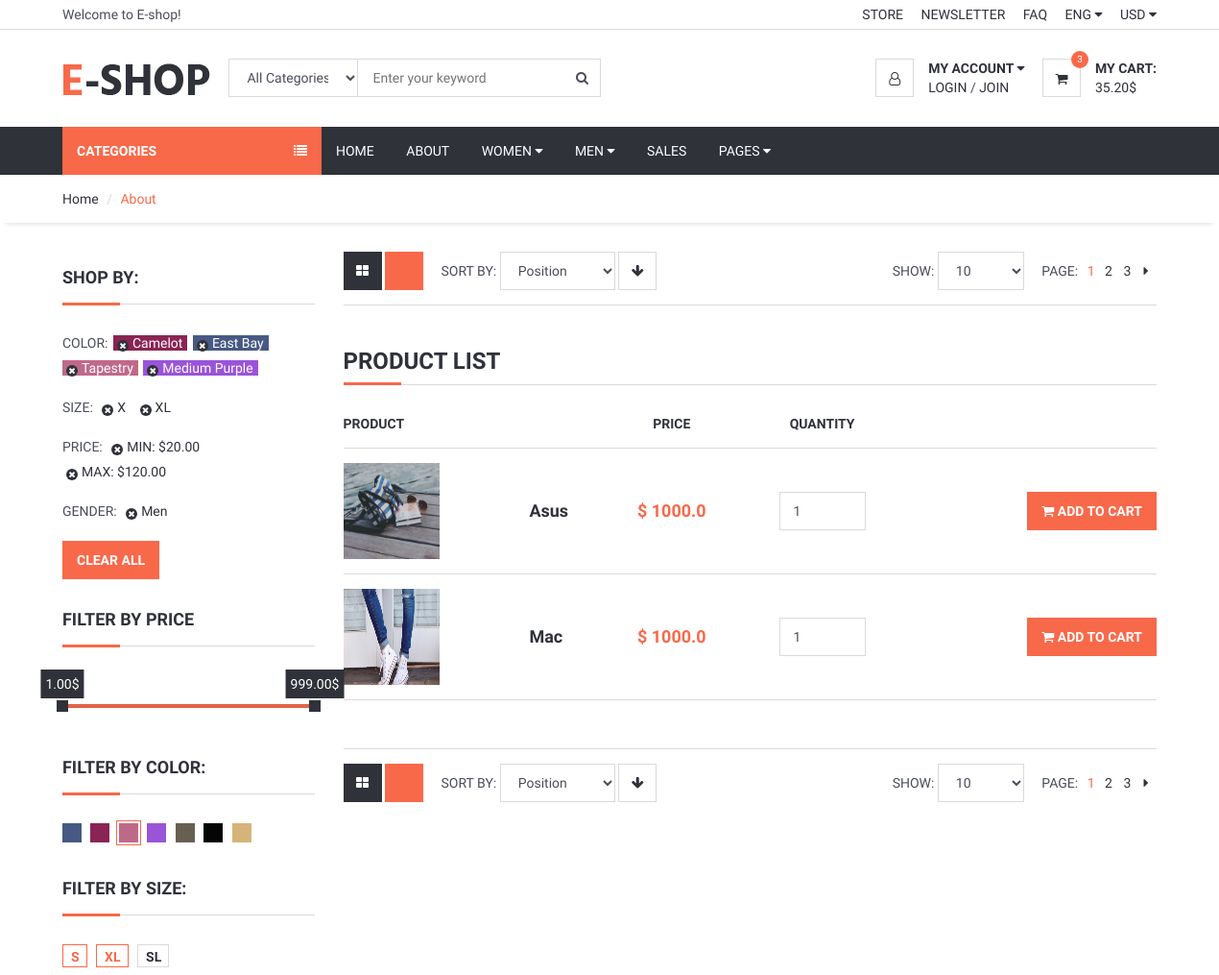
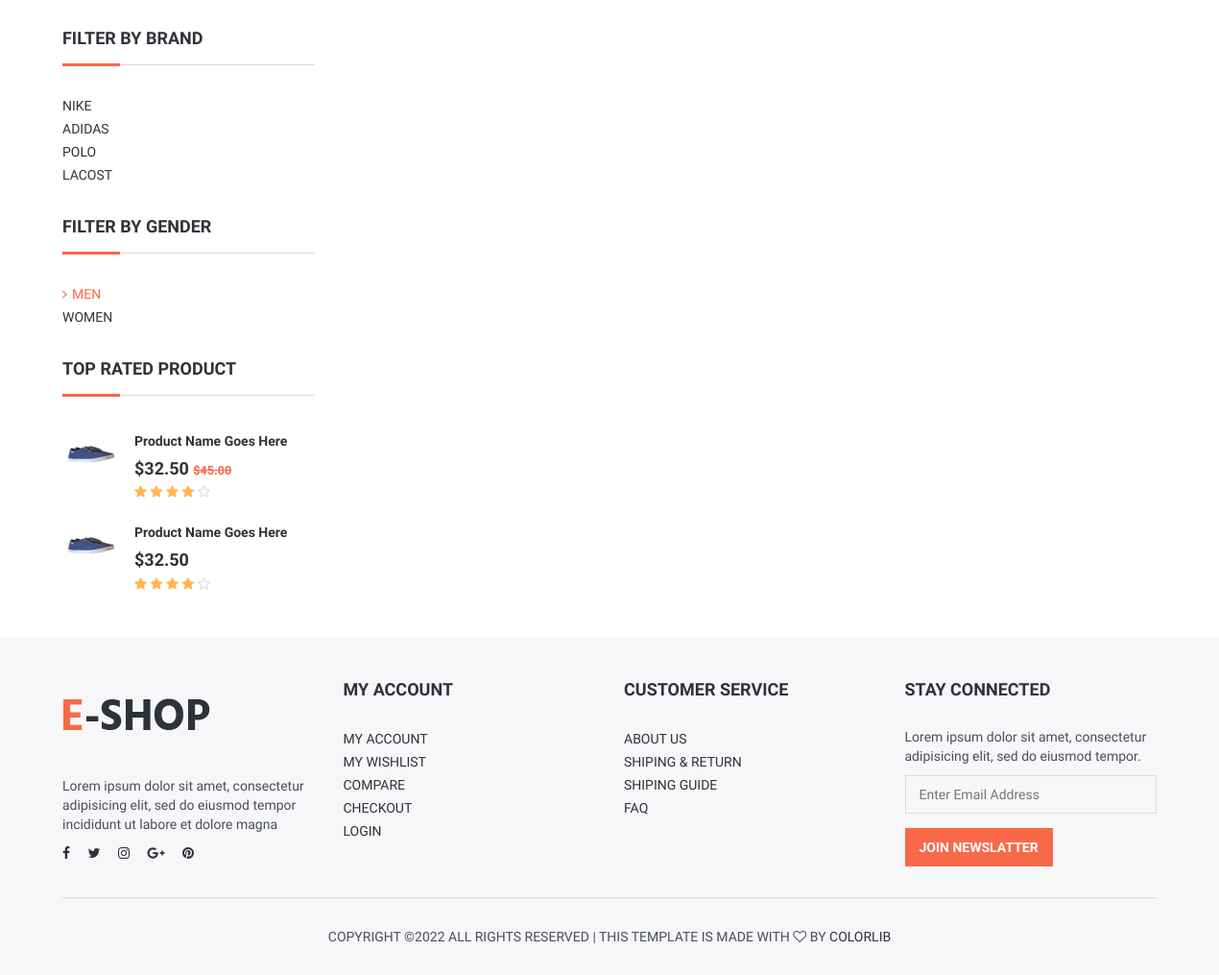
Screenshot of /category/14/Laptop with the database file from the repository (2 pictures, top to bottom).
### product/models.py (models this page shows, shortened)
class Product(models.Model):
    STATUS = (
        ('True', 'True'),
        ('False', 'False'),
    )
    category = models.ForeignKey(Category, on_delete=models.CASCADE)# one product have one category -> one category have many product
    title = models.CharField(max_length=30)
    keyword = models.CharField(max_length=255)
    description = models.CharField(max_length=255)
    image = models.ImageField(upload_to='images/', null=True)
    price = models.FloatField()
    amount = models.IntegerField()
    minamount = models.IntegerField()
    detail = RichTextUploadingField()
    slug = models.SlugField(null=False, unique=True)
    status = models.CharField(max_length=10, choices=STATUS)
    create_at = models.DateTimeField(auto_now_add=True)
    update_at = models.DateTimeField(auto_now=True)

### home/views.py (the view)
def category_product(request, id, slug):
    setting = Setting.objects.get(pk=1)
    category = Category.objects.all()
    product = Product.objects.filter(category_id=id)
    context = {
        'setting' : setting,
        'category' : category,
        'product' : product,
    }
    return render(request, 'categoryProduct.html', context)

### home/templates/categoryProduct.html (shortened to what this page needs)
{% extends 'homebase.html' %}
{% block sidebar %}{% include 'sidebar.html' %}{% endblock %}
{% block body %}
{% load static %}
<div id="breadcrumb">
    <div class="container">
        <ul class="breadcrumb">
            <li><a href="#">Home</a></li>
            <li class="active">About</li>
        </ul>
    </div>
</div>
<div class="section">
    <div class="container">
        <div class="row">
            <div id="aside" class="col-md-3">
                <div class="aside">
                    <h3 class="aside-title">Shop by:</h3>
                    <ul class="filter-list">
                        <li><span class="text-uppercase">color:</span></li>
                        <li><a href="#" style="color:#FFF; background-color:#8A2454;">Camelot</a></li>
                        <li><a href="#" style="color:#FFF; background-color:#475984;">East Bay</a></li>
                        <li><a href="#" style="color:#FFF; background-color:#BF6989;">Tapestry</a></li>
                        <li><a href="#" style="color:#FFF; background-color:#9A54D8;">Medium Purple</a></li>
                    </ul>
                    <ul class="filter-list">
                        <li><span class="text-uppercase">Size:</span></li>
                        <li><a href="#">X</a></li>
                        <li><a href="#">XL</a></li>
                    </ul>
                    <ul class="filter-list">
                        <li><span class="text-uppercase">Price:</span></li>
                        <li><a href="#">MIN: $20.00</a></li>
                        <li><a href="#">MAX: $120.00</a></li>
                    </ul>
                    <ul class="filter-list">
                        <li><span class="text-uppercase">Gender:</span></li>
                        <li><a href="#">Men</a></li>
                    </ul>
                    <button class="primary-btn">Clear All</button>
                </div>
                <div class="aside">
                    <h3 class="aside-title">Filter by Price</h3>
                    <div id="price-slider"></div>
                </div>
                <div class="aside">
                    <h3 class="aside-title">Filter By Color:</h3>
                    <ul class="color-option">
                        <li><a href="#" style="background-color:#475984;"></a></li>
                        <li><a href="#" style="background-color:#8A2454;"></a></li>
                        <li class="active"><a href="#" style="background-color:#BF6989;"></a></li>
                        <li><a href="#" style="background-color:#9A54D8;"></a></li>
                        <li><a href="#" style="background-color:#675F52;"></a></li>
                        <li><a href="#" style="background-color:#050505;"></a></li>
                        <li><a href="#" style="background-color:#D5B47B;"></a></li>
                    </ul>
                </div>
                <div class="aside">
                    <h3 class="aside-title">Filter By Size:</h3>
                    <ul class="size-option">
                        <li class="active"><a href="#">S</a></li>
                        <li class="active"><a href="#">XL</a></li>
                        <li><a href="#">SL</a></li>
                    </ul>
                </div>
                <div class="aside">
                    <h3 class="aside-title">Filter by Brand</h3>
                    <ul class="list-links">
                        <li><a href="#">Nike</a></li>
                        <li><a href="#">Adidas</a></li>
                        <li><a href="#">Polo</a></li>
                        <li><a href="#">Lacost</a></li>
                    </ul>
                </div>
                <div class="aside">
                    <h3 class="aside-title">Filter by Gender</h3>
                    <ul class="list-links">
                        <li class="active"><a href="#">Men</a></li>
                        <li><a href="#">Women</a></li>
                    </ul>
                </div>
                <div class="aside">
                    <h3 class="aside-title">Top Rated Product</h3>
                    <div class="product product-widget">
                        <div class="product-thumb">
                            <img src="{% static '' %}./img/thumb-product01.jpg" alt="">
                        </div>
                        <div class="product-body">
                            <h2 class="product-name"><a href="#">Product Name Goes Here</a></h2>
                            <h3 class="product-price">$32.50 <del class="product-old-price">$45.00</del></h3>
                            <div class="product-rating">
                                <i class="fa fa-star"></i>
                                <i class="fa fa-star"></i>
                                <i class="fa fa-star"></i>
                                <i class="fa fa-star"></i>
                                <i class="fa fa-star-o empty"></i>
                            </div>
                        </div>
                    </div>
                    <div class="product product-widget">
                        <div class="product-thumb">
                            <img src="{% static '' %}./img/thumb-product01.jpg" alt="">
                        </div>
                        <div class="product-body">
                            <h2 class="product-name"><a href="#">Product Name Goes Here</a></h2>
                            <h3 class="product-price">$32.50</h3>
                            <div class="product-rating">
                                <i class="fa fa-star"></i>
                                <i class="fa fa-star"></i>
                                <i class="fa fa-star"></i>
                                <i class="fa fa-star"></i>
                                <i class="fa fa-star-o empty"></i>
                            </div>
                        </div>
                    </div>
                </div>
            </div>
            <div id="main" class="col-md-9">
                <div class="store-filter clearfix">
                    <div class="pull-left">
                        <div class="row-filter">
                            <a href="#"><i class="fa fa-th-large"></i></a>
                            <a href="#" class="active"></a>
                        </div>
                        <div class="sort-filter">
                            <span class="text-uppercase">Sort By:</span>
                            <select class="input">
                                    <option value="0">Position</option>
                                </select>
                            <a href="#" class="main-btn icon-btn"><i class="fa fa-arrow-down"></i></a>
                        </div>
                    </div>
                    <div class="pull-right">
                        <div class="page-filter">
                            <span class="text-uppercase">Show:</span>
                            <select class="input">
                                    <option value="0">10</option>
                                </select>
                        </div>
                        <ul class="store-pages">
                            <li><span class="text-uppercase">Page:</span></li>
                            <li class="active">1</li>
                            <li><a href="#">2</a></li>
                            <li><a href="#">3</a></li>
                            <li><a href="#"><i class="fa fa-caret-right"></i></a></li>
                        </ul>
                    </div>
                </div>
                <div id="store">
                    <div class="row">
                        <div class="col-md-12">
                            <div class="order-summary clearfix">
                                <div class="section-title">
                                    <h3 class="title">Product List</h3>
                                </div>
                                <table class="shopping-cart-table table">
                                    <thead>
                                        <tr>
                                            <th>Product</th>
                                            <th></th>
                                            <th class="text-center">Price</th>
                                            <th class="text-center">Quantity</th>
                                            <th class="text-right"></th>
                                        </tr>
                                    </thead>
                                    <tbody>
                                        {% for pro in product %}
                                            <tr>
                                                <td class="thumb"><img src="{{ pro.image.url }}" style="height: 100px; width: 100px;"></td>
                                                <td class="details">
                                                    <a href="/product/{{ pro.id }}/{{ pro.slug }}">{{ pro.title }}</a>
                                                </td>
                                                <td class="total text-center"><strong class="primary-color">$ {{ pro.price }}</strong></td>
                                                <td class="qty text-center"><input class="input" type="number" value="1"></td>
                                                <td class="text-right"><button class="primary-btn add-to-cart"><i class="fa fa-shopping-cart"></i> Add to Cart</button></td>
                                            </tr>
                                    {% endfor %}
                                    </tbody>
                                </table>
                            </div>
                        </div>
                    </div>
                </div>
                <div class="store-filter clearfix">
                    <div class="pull-left">
                        <div class="row-filter">
                            <a href="#"><i class="fa fa-th-large"></i></a>
                            <a href="#" class="active"></a>
                        </div>
                        <div class="sort-filter">
                            <span class="text-uppercase">Sort By:</span>
                            <select class="input">
                                    <option value="0">Position</option>
                                </select>
                            <a href="#" class="main-btn icon-btn"><i class="fa fa-arrow-down"></i></a>
                        </div>
                    </div>
                    <div class="pull-right">
                        <div class="page-filter">
                            <span class="text-uppercase">Show:</span>
                            <select class="input">
                                    <option value="0">10</option>
                                </select>
                        </div>
                        <ul class="store-pages">
                            <li><span class="text-uppercase">Page:</span></li>
                            <li class="active">1</li>
                            <li><a href="#">2</a></li>
                            <li><a href="#">3</a></li>
                            <li><a href="#"><i class="fa fa-caret-right"></i></a></li>
                        </ul>
                    </div>
                </div>
            </div>
        </div>
    </div>
</div>
{% endblock %}

### rows the page displays
Product: image (picture), title "Asus", price "1000.0"
Product: image (picture), title "Mac", price "1000.0"
